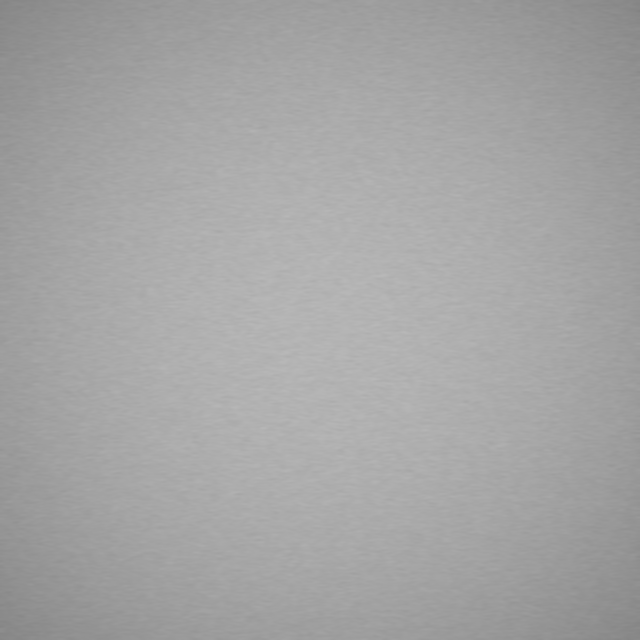
#> input picture data/samples/sample_01_clean.png, 640 x 640 px; its folder holds only this picture in this run
$ python -i preprocessing.py   (imports and definitions only)
#> lines starting #> are read from the running program, lines starting #| are printed output that depends on the picture
"""
Image Preprocessing and Radiometric Correction Module.
Implements CLAHE, bilateral edge-preserving smoothing, and uneven illumination normalization.
"""

from dataclasses import dataclass
from pathlib import Path
from typing import Union, Tuple, Optional
import cv2
import numpy as np

from vision_inspect.config import PreprocessingConfig


@dataclass
class PreprocessedData:
    """Container for processed intermediate image representations."""
    original_bgr: np.ndarray
    grayscale: np.ndarray
    illumination_corrected: np.ndarray
    denoised: np.ndarray
    enhanced: np.ndarray
    scale_factor: Tuple[float, float]  # (scale_x, scale_y) relative to raw input


class Preprocessor:
    """
    Handles image ingestion, radiometric normalization, noise reduction, and contrast enhancement.
    """

    # [101 lines left out: functions __init__, load_image, normalize_illumination, denoise, enhance_contrast, process, not called in this run]

>>> import cv2
>>> picture = cv2.imread('../data/samples/sample_01_clean.png')
#> picture is the input picture: shape (640, 640, 3); min 130, max 184, mean 164.5
>>> result = Preprocessor().process(picture)
#> in normalize_illumination, `diff = cv2.subtract(gray, background)`:
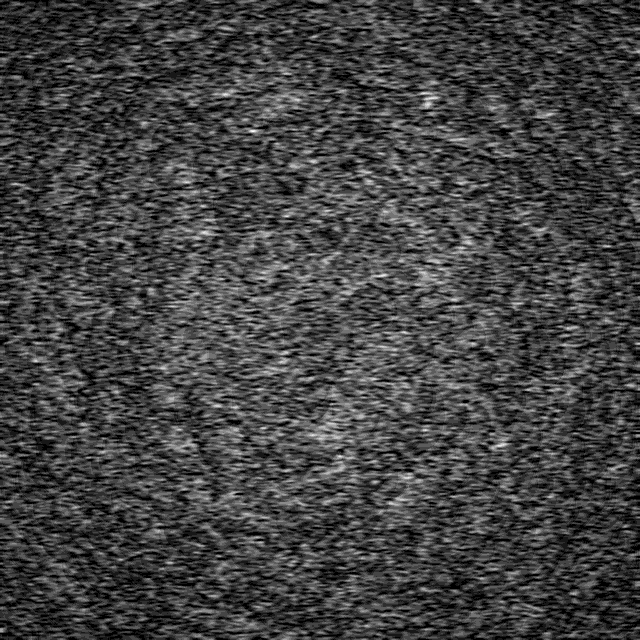
#> diff: shape (640, 640); min 0, max 11, mean 2.88; drawn with min black and max white
#> in denoise, `return cv2.bilateralFilter( image, d=self.config.bilateral_d, sigmaCol..`:
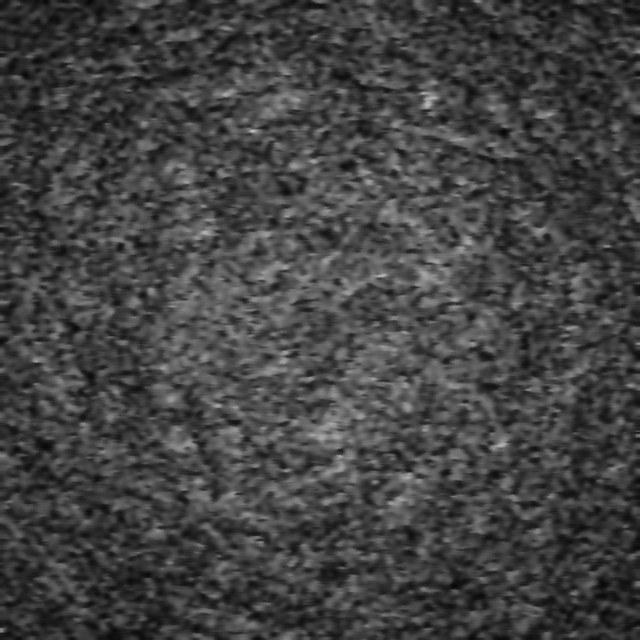
#> returned value: shape (640, 640); min 7, max 194, mean 66.8
#> in enhance_contrast, `return self.clahe.apply(image)`:
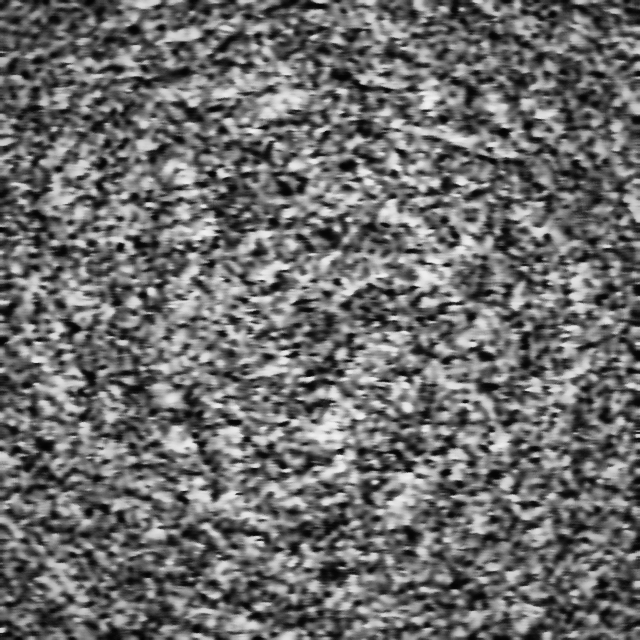
#> returned value: shape (640, 640); min 2, max 241, mean 108.4
